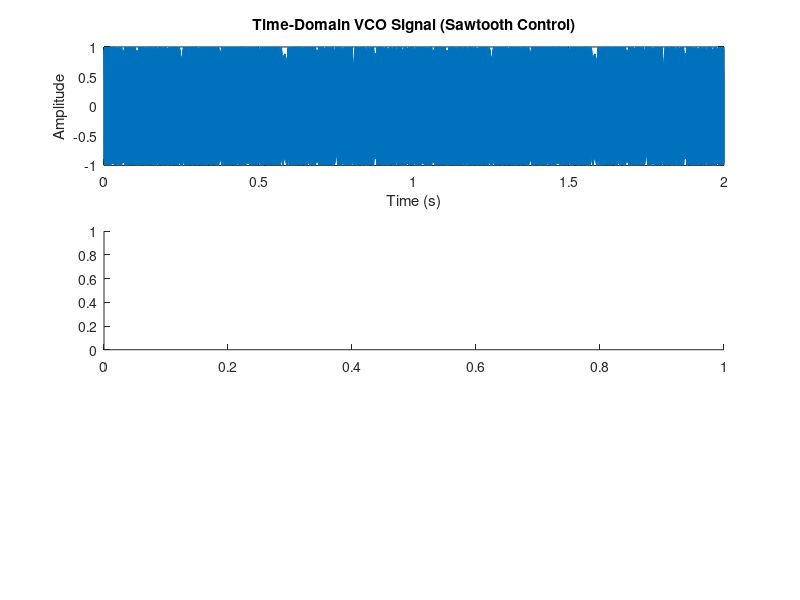

Recreate this plot in MATLAB. (Note: this script raises an error after producing the figure.)
% Parameters
fs = 10000;         % Sampling frequency (Hz)
t = 0:1/fs:2;       % Time vector from 0 to 2 s

% Generate VCO signal with sawtooth control
x = vco(sawtooth(2*pi*t, 0.75), [0.1 0.4]*fs, fs);

% Create single figure with subplots
figure;

% Subplot 1: Time-domain signal
subplot(3, 1, 1);
plot(t, x);
title('Time-Domain VCO Signal (Sawtooth Control)');
xlabel('Time (s)');
ylabel('Amplitude');
grid on;

% Subplot 2: Spectrogram
subplot(3, 1, 2);
spectrogram(x, 256, 240, 256, fs, 'xaxis');
title('Spectrogram of VCO Signal (Sawtooth Control)');
colormap('jet');
colorbar;

% Subplot 3: Shifted FFT
N = length(x);
X = fft(x);
X_shifted = fftshift(X);
freq = (-N/2:N/2-1)*(fs/N);
subplot(3, 1, 3);
plot(freq, abs(X_shifted));
title('Shifted FFT of VCO Signal (Sawtooth Control)');
xlabel('Frequency (Hz)');
ylabel('Magnitude');
grid on;
xlim([-5000, 5000]); % Zoom to capture relevant frequencies

% Adjust layout for better spacing
sgtitle('VCO Signal Analysis (Sawtooth Control)');
set(gcf, 'Position', [100, 100, 800, 800]); % Adjust figure size

% Save figure
saveas(gcf, 'imgs/signal_vco_sawtooth.png');